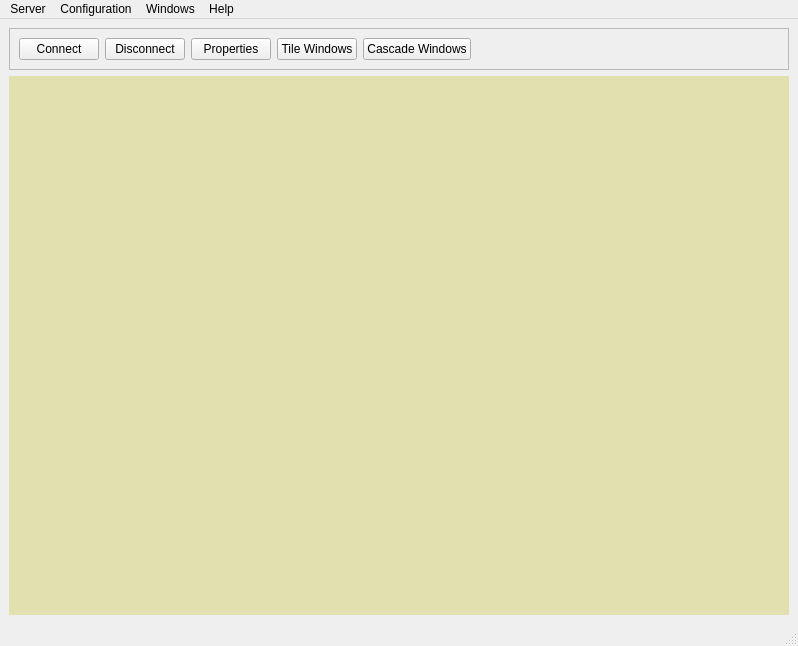
<?xml version="1.0" encoding="UTF-8"?>
<ui version="4.0">
 <class>PyBirch</class>
 <widget class="QMainWindow" name="PyBirch">
  <property name="geometry">
   <rect>
    <x>0</x>
    <y>0</y>
    <width>798</width>
    <height>646</height>
   </rect>
  </property>
  <property name="windowTitle">
   <string>MainWindow</string>
  </property>
  <widget class="QWidget" name="centralwidget">
   <layout class="QGridLayout" name="gridLayout">
    <item row="0" column="0">
     <widget class="QFrame" name="frame">
      <property name="frameShape">
       <enum>QFrame::StyledPanel</enum>
      </property>
      <property name="frameShadow">
       <enum>QFrame::Raised</enum>
      </property>
      <layout class="QHBoxLayout" name="horizontalLayout">
       <item>
        <widget class="QPushButton" name="button_Connect">
         <property name="text">
          <string>Connect</string>
         </property>
        </widget>
       </item>
       <item>
        <widget class="QPushButton" name="button_Disconnect">
         <property name="text">
          <string>Disconnect</string>
         </property>
        </widget>
       </item>
       <item>
        <widget class="QPushButton" name="button_Properties">
         <property name="text">
          <string>Properties</string>
         </property>
        </widget>
       </item>
       <item>
        <widget class="QPushButton" name="button_Tile">
         <property name="toolTip">
          <string>Tile Windows</string>
         </property>
         <property name="text">
          <string>Tile Windows</string>
         </property>
        </widget>
       </item>
       <item>
        <widget class="QPushButton" name="button_Cascade">
         <property name="toolTip">
          <string>Cascade Windows</string>
         </property>
         <property name="text">
          <string>Cascade Windows</string>
         </property>
        </widget>
       </item>
       <item>
        <spacer name="horizontalSpacer">
         <property name="orientation">
          <enum>Qt::Horizontal</enum>
         </property>
         <property name="sizeHint" stdset="0">
          <size>
           <width>40</width>
           <height>20</height>
          </size>
         </property>
        </spacer>
       </item>
      </layout>
     </widget>
    </item>
    <item row="1" column="0">
     <widget class="QMdiArea" name="mdiArea">
      <property name="background">
       <brush brushstyle="SolidPattern">
        <color alpha="255">
         <red>227</red>
         <green>224</green>
         <blue>176</blue>
        </color>
       </brush>
      </property>
      <widget class="QWidget" name="Status">
       <property name="minimumSize">
        <size>
         <width>600</width>
         <height>400</height>
        </size>
       </property>
       <property name="focusPolicy">
        <enum>Qt::TabFocus</enum>
       </property>
       <property name="windowTitle">
        <string>Subwindow</string>
       </property>
       <property name="layoutDirection">
        <enum>Qt::LeftToRight</enum>
       </property>
       <property name="autoFillBackground">
        <bool>true</bool>
       </property>
       <widget class="QTextEdit" name="editor_Window">
        <property name="geometry">
         <rect>
          <x>0</x>
          <y>10</y>
          <width>601</width>
          <height>281</height>
         </rect>
        </property>
       </widget>
       <widget class="QLineEdit" name="text_Input">
        <property name="geometry">
         <rect>
          <x>130</x>
          <y>300</y>
          <width>471</width>
          <height>27</height>
         </rect>
        </property>
       </widget>
       <widget class="QLabel" name="label_ChanName">
        <property name="geometry">
         <rect>
          <x>10</x>
          <y>300</y>
          <width>101</width>
          <height>31</height>
         </rect>
        </property>
        <property name="text">
         <string>(None)</string>
        </property>
        <property name="alignment">
         <set>Qt::AlignCenter</set>
        </property>
       </widget>
      </widget>
     </widget>
    </item>
   </layout>
  </widget>
  <widget class="QMenuBar" name="menubar">
   <property name="geometry">
    <rect>
     <x>0</x>
     <y>0</y>
     <width>798</width>
     <height>25</height>
    </rect>
   </property>
   <widget class="QMenu" name="menuServer">
    <property name="title">
     <string>Server</string>
    </property>
    <addaction name="actionConnect"/>
    <addaction name="actionDisconnect"/>
   </widget>
   <widget class="QMenu" name="menuConfiguration">
    <property name="title">
     <string>Configuration</string>
    </property>
    <addaction name="actionProperties"/>
   </widget>
   <widget class="QMenu" name="menuHelp">
    <property name="title">
     <string>Help</string>
    </property>
    <addaction name="actionAbout_Py_Birch"/>
   </widget>
   <widget class="QMenu" name="menuWindows">
    <property name="title">
     <string>Windows</string>
    </property>
    <addaction name="actionCascade"/>
    <addaction name="actionTile"/>
   </widget>
   <addaction name="menuServer"/>
   <addaction name="menuConfiguration"/>
   <addaction name="menuWindows"/>
   <addaction name="menuHelp"/>
  </widget>
  <widget class="QStatusBar" name="statusbar"/>
  <action name="actionConnect">
   <property name="text">
    <string>Connect</string>
   </property>
  </action>
  <action name="actionDisconnect">
   <property name="text">
    <string>Disconnect</string>
   </property>
  </action>
  <action name="actionProperties">
   <property name="text">
    <string>Properties</string>
   </property>
  </action>
  <action name="actionAbout_Py_Birch">
   <property name="text">
    <string>About Py-Birch</string>
   </property>
  </action>
  <action name="actionCascade">
   <property name="text">
    <string>Cascade</string>
   </property>
  </action>
  <action name="actionTile">
   <property name="text">
    <string>Tile</string>
   </property>
  </action>
 </widget>
 <resources/>
 <connections/>
</ui>
